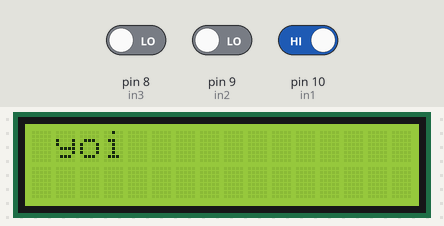
The sketch below on a simulated Arduino Uno, built with avr-gcc and run on an emulated ATmega328P. Shown: 16×2 character LCD. The inputs (shaded band) are chosen by the test bench; at power-on: pin 9 (in2) LOW, pin 10 (in1) HIGH, pin 8 (in3) LOW.

Above: at 1.2 s.
1.3 s: pin 9 (in2) driven HIGH
At 2.3 s:
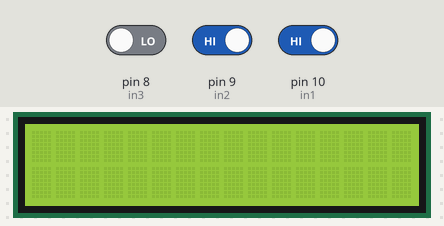
2.8 s: pin 10 (in1) driven LOW
At 3.4 s:
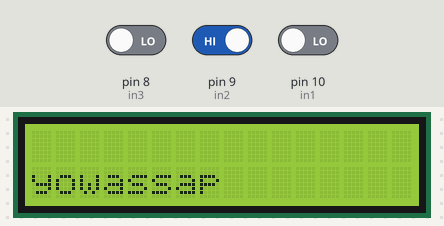
4.3 s: pin 10 (in1) driven HIGH
At 4.6 s:
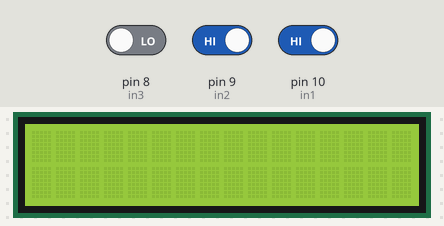
5.8 s: pin 9 (in2) driven LOW
At 6.9 s:
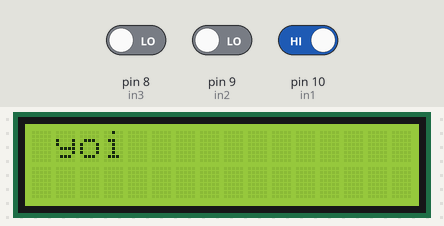
7.3 s: pin 10 (in1) driven LOW
At 8.0 s:
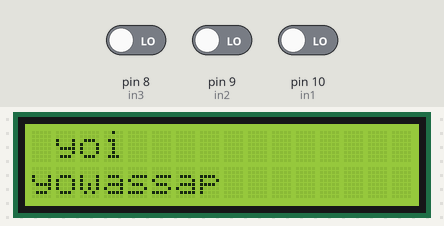
Timing chart, 0 to 9.8 s (numbered marks = the images above; inputs shaded):
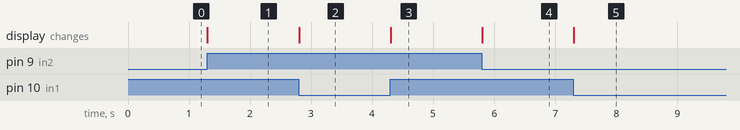

Measured:
- after the input at 1.3 s, the display: changes at once (image 1)
- after the input at 2.8 s, the display: changes at once (image 2)
- after the input at 4.3 s, the display: changes at once (image 3)
- after the input at 5.8 s, the display: changes at once (image 4)
- after the input at 7.3 s, the display: changes at once (image 5)

The sketch:

nomer_3.ino
```cpp
#include <LiquidCrystal.h>
LiquidCrystal lcd (12,11,5,4,3,2); //pin yang terkoneksi ke arduino
int in1=10;
int in2=9;
int in3=8;
void setup() {
  pinMode(in1, INPUT);
  pinMode(in2, INPUT);
  pinMode(in3, INPUT);
lcd.begin(16, 2); //set jumlah kolom baris lcd
}
void loop() {

if(digitalRead(in1)==LOW){
lcd.setCursor(0,1); //set cursor lcd pada baris 0 kolom 1
lcd.print("yowassap"); //menampilkan teks ke lcd
}
else if (digitalRead(in2)==LOW){
  lcd.setCursor(1,0); //set cursor lcd pada baris 0 kolom 1
lcd.print("yoi"); //menampilkan teks ke lcd
}
else if(digitalRead(in3)==LOW){
lcd.clear();
}//C:\\Users\\USER\\AppData\\Local\\Temp\\arduino_build_980831/nomer_3.ino.hex
}
```
